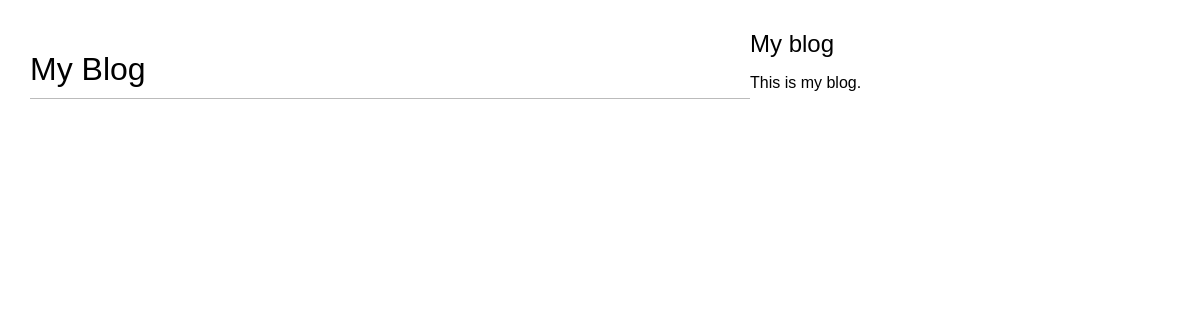
/blog/, run on an earlier commit of the app's database.
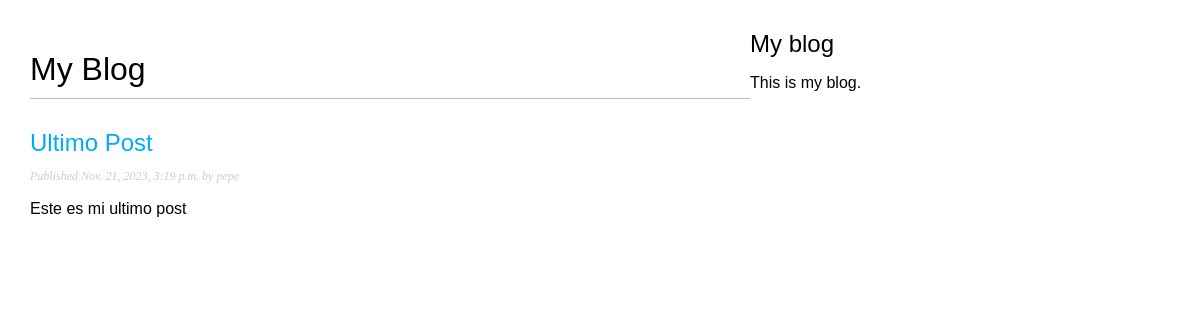
And on a later commit of the database.
### blog/models.py (models this page shows, shortened)
class Post(models.Model):
    class Status (models.TextChoices):
        DRAFT = "DF", "Draft"
        PUBLISHED = "PB", "Published"
    title = models.CharField(max_length=250)
    slug = models.CharField(max_length=250)
    author = models.ForeignKey(User, on_delete=models.CASCADE, related_name="blog_posts")
    body = models.TextField()
    publish = models.DateTimeField(default=timezone.now)
    created = models.DateTimeField(auto_now = True)
    update = models.DateTimeField(auto_now = True)
    status = models.CharField(max_length=2, choices=Status.choices, default = Status.DRAFT)
    objects = models.Manager()
    published = PublishedManager()
    class Meta:
        ordering = ['-publish']
        indexes = [models.Index(fields = ['-publish']),]

### blog/views.py (the view)
# urls.py: path('', views.post_list, name = 'post list'),
def post_list(request):
    posts = Post.published.all()
    return render(request,
                  'blog/post/list.html',
                  {'posts': posts})

### blog/models.py (called while the page is built)
    def get_queryset(self):
        return super().get_queryset()\
            .filter(status=Post.Status.PUBLISHED)

### blog/templates/blog/post/list.html (shortened to what this page needs)
{% extends "blog/base.html" %}
{% block content %}
<h1>My Blog</h1>
{% for post in posts %}
<h2>
    <a href="{% url 'blog:post_detail' post.id %}">
        {{ post.title }}
    </a>
</h2>
<p class="date">
    Published {{ post.publish }} by {{ post.author }}
</p>
{{ post.body|truncatewords:30|linebreaks }}
{% endfor %}
{% endblock %}

### blog/templates/blog/base.html (shortened to what this page needs)
{% load static %}
<!DOCTYPE html>
<html>
<head>
    <link href="{% static 'css/blog.css' %}" rel="stylesheet">
</head>
<body>
    <div id="content">
        {% block content %}
        {% endblock %}
    </div>
    <div class="sidebar">
        <h2>My blog</h2>
        <p>This is my blog.</p>
    </div>
</body>
</html>

### blog/static/css/blog.css (style rules this page uses)
body { margin:0; padding:0; font-family:helvetica, sans-serif; }
a { color:#00abff; text-decoration:none; }
h1 { font-weight:normal; border-bottom:1px solid #bbb; padding:0 0 10px 0; }
h2 { font-weight:normal; margin:30px 0 0; }
#content { float:left; width:60%; padding:0 0 0 30px; }
p.date { color:#ccc; font-family: georgia, serif; font-size: 12px; font-style: italic; }

What changed in the data, as far as the page shows it:
added Post: title "Ultimo Post", publish "Nov. 21, 2023, 3:19 p.m.", author "pepe", body "Este es mi ultimo post"
